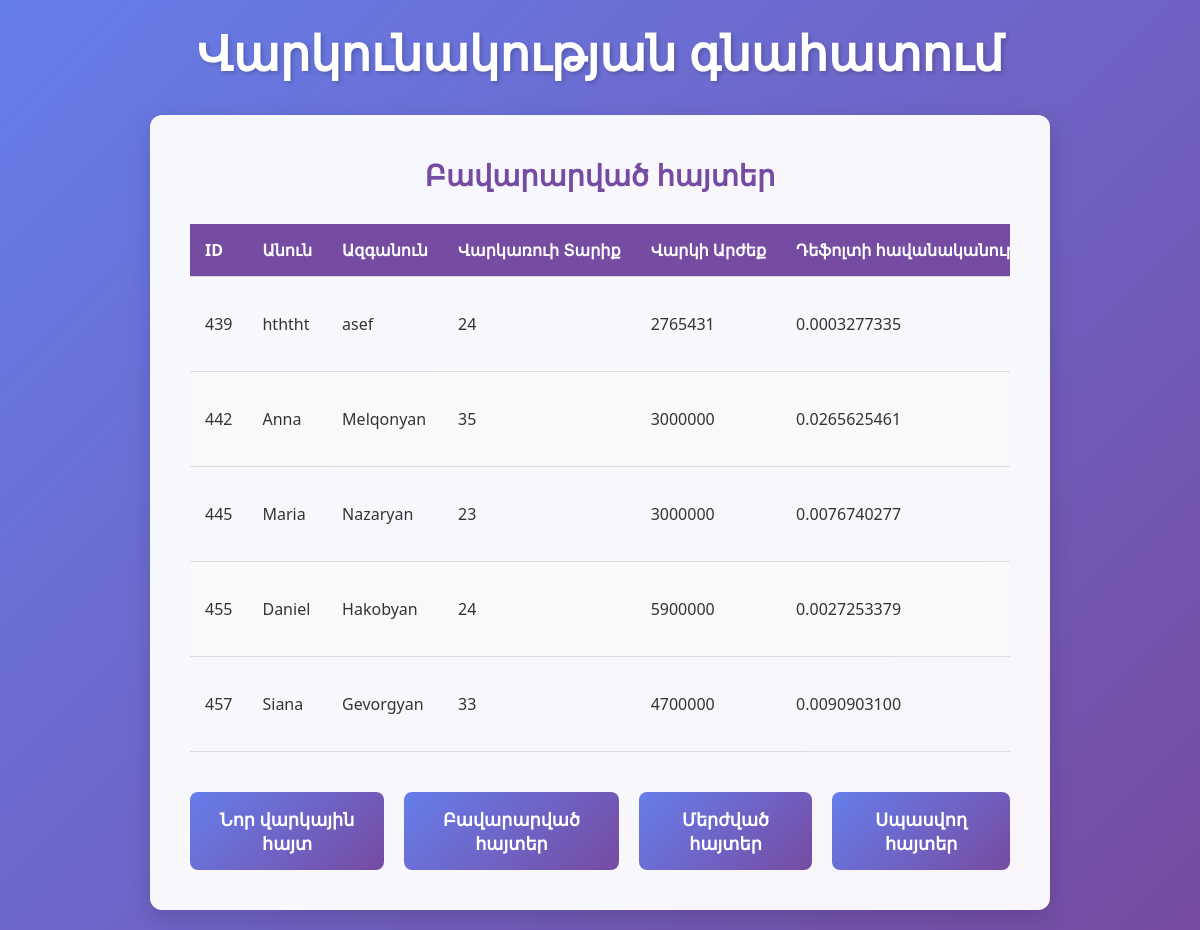
Page /accepted/ on the earlier database version.
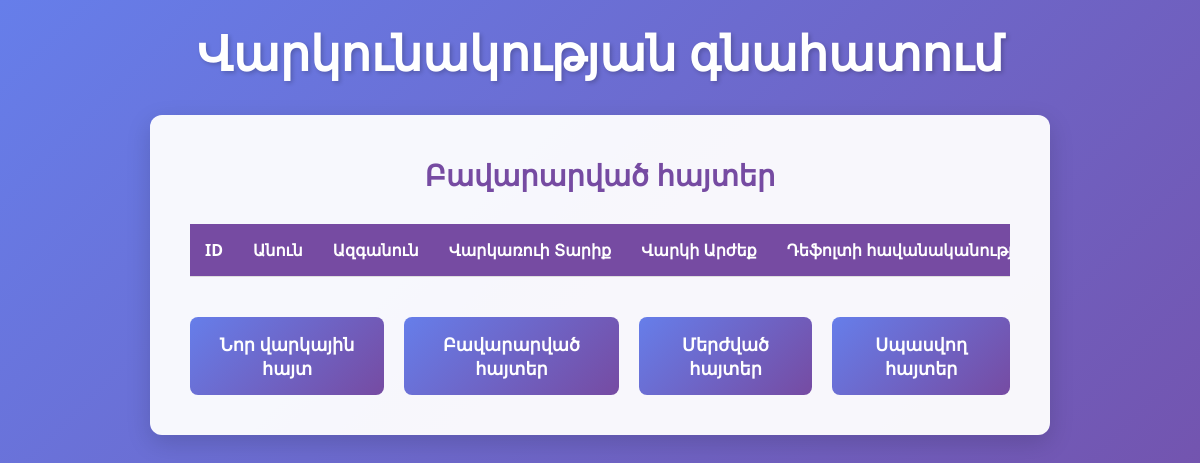
Same page on the later database version.
### scoring/models.py (models this page shows, shortened)
class Application(models.Model):
    class Sex(models.TextChoices):
        MALE = 'Male', _('Male')
        FEMALE = 'Female', _('Female')
    class ApplicationStatus(models.TextChoices):
        PENDING = 'Pending', _('Pending')
        ACCEPTED = 'Accepted', _('Accepted')
        REJECTED = 'Rejected', _('Rejected')
    first_name = models.CharField(max_length=100)
    last_name = models.CharField(max_length=100)
    father_name = models.CharField(max_length=100)
    age = models.PositiveIntegerField()
    sex = models.CharField(max_length=10, choices=Sex.choices)
    family_members = models.PositiveIntegerField()
    monthly_income = models.PositiveIntegerField()
    credit_history = models.IntegerField()
    loan_type = models.IntegerField()
    loan_term = models.PositiveIntegerField()
    loan_amount = models.PositiveIntegerField()
    mortgage_type = models.IntegerField()
    prob_default = models.FloatField(null=True, blank=True)
    expected_profit = models.FloatField(null=True, blank=True)
    status = models.CharField(
        max_length=20,
        choices=ApplicationStatus.choices,
        default=ApplicationStatus.PENDING
    )
    marital_status = models.CharField(max_length=20, choices=MaritalStatus.choices, null=True, blank=True)
    education_level = models.CharField(max_length=20, choices=EducationLevel.choices, null=True, blank=True)
    employment_type = models.CharField(max_length=20, choices=EmploymentType.choices, null=True, blank=True)
    work_experience_months = models.PositiveIntegerField(default=0)
    other_monthly_income = models.PositiveIntegerField(default=0)
    existing_loans_amount = models.PositiveIntegerField(default=0)
    existing_monthly_payments = models.PositiveIntegerField(default=0)
    monthly_expenses = models.PositiveIntegerField(default=0)
    loan_purpose = models.CharField(max_length=30, choices=LoanPurpose.choices, null=True, blank=True)
    has_guarantor = models.BooleanField(default=False)

### scoring/views.py (the view)
# urls.py: path('accepted/', views.accepted_applications, name='accepted_applications'),
def accepted_applications(request):
    applications = Application.objects.filter(status=Application.ApplicationStatus.ACCEPTED)
    return render(request, 'applications.html', {'applications': applications, 'title': 'Բավարարված հայտեր'})

### scoring/templates/applications.html (shortened to what this page needs)
{% extends 'base.html' %}
{% block content %}
<div class="title">{{ title }}</div>
<div class="table-container">
    <table>
        <thead>
            <tr>
                <th>ID</th>
                <th>Անուն</th>
                <th>Ազգանուն</th>
                <th>Վարկառուի Տարիք</th>
                <th>Վարկի Արժեք</th>
                <th>Դեֆոլտի հավանականություն</th>
            </tr>
        </thead>
        <tbody>
            {% for application in applications %}
            <tr>
                <td>{{ application.id }}</td>
                <td>{{ application.first_name }}</td>
                <td>{{ application.last_name }}</td>
                <td>{{ application.age }}</td>
                <td>{{ application.loan_amount }}</td>
                <td>{{ application.prob_default|floatformat:10 }}</td>
            </tr>
            {% endfor %}
        </tbody>
    </table>
</div>
<div class="first">
    <a href="{% url 'application_form' %}" class="button">Նոր վարկային հայտ</a>
    <a href="{% url 'accepted_applications' %}" class="button">Բավարարված հայտեր</a>
    <a href="{% url 'rejected_applications' %}" class="button">Մերժված հայտեր</a>
    <a href="{% url 'pending_applications' %}" class="button">Սպասվող հայտեր</a>
</div>
{% endblock %}

### scoring/templates/base.html (shortened to what this page needs)
{% load static %}
<!DOCTYPE html>
<html lang="en">
<head>
    <link rel="stylesheet" href="{% static 'style.css' %}?v=1.1">
</head>
<body>
    <div id="head">Վարկունակության գնահատում</div>
    <div class="block">
        {% block content %}{% endblock %}
    </div>
</body>
</html>

### scoring/static/style.css (style rules this page uses)
body { font-family: 'Segoe UI', Tahoma, Geneva, Verdana, sans-serif; background: linear-gradient(135deg, #667eea 0%, #764ba2 100%); color: #ffffff; margin: 0; padding: 20px; display: flex; flex-direction: column; align-items: center; min-height: 100vh; }
#head { font-size: 3rem; font-weight: 700; color: #ffffff; margin-bottom: 30px; text-shadow: 2px 2px 4px rgba(0, 0, 0, 0.2); }
.block { background-color: rgba(255, 255, 255, 0.95); color: #333; padding: 40px; border-radius: 12px; box-shadow: 0 8px 24px rgba(0, 0, 0, 0.15); width: 100%; max-width: 900px; box-sizing: border-box; }
.title { font-size: 1.8rem; font-weight: 600; color: #764ba2; margin-bottom: 10px; text-align: center; }
input[type="submit"], .button { background: linear-gradient(135deg, #667eea 0%, #764ba2 100%); color: white; font-size: 1.1rem; font-weight: 600; padding: 15px 20px; border: none; border-radius: 8px; cursor: pointer; transition: transform 0.2s, box-shadow 0.2s; text-align: center; text-decoration: none; display: inline-block; margin-top: 10px; }
.table-container { width: 100%; overflow-x: auto; }
table { width: 100%; min-width: 800px; border-collapse: collapse; margin-top: 20px; }
th, td { padding: 15px; text-align: left; border-bottom: 1px solid #ddd; white-space: nowrap; }
th { background-color: #764ba2; color: white; font-weight: 700; }
a.button { color: white; }
.first { display: flex; justify-content: center; gap: 20px; margin-top: 30px; }

Differences in the rows shown:
removed Application: id "439", first_name "hththt", last_name "asef", age "24", loan_amount "2765431", prob_default "0.0003277335"
removed Application: id "442", first_name "Anna", last_name "Melqonyan", age "35", loan_amount "3000000", prob_default "0.0265625461"
removed Application: id "445", first_name "Maria", last_name "Nazaryan", age "23", loan_amount "3000000", prob_default "0.0076740277"
removed Application: id "455", first_name "Daniel", last_name "Hakobyan", age "24", loan_amount "5900000", prob_default "0.0027253379"
removed Application: id "457", first_name "Siana", last_name "Gevorgyan", age "33", loan_amount "4700000", prob_default "0.0090903100"
